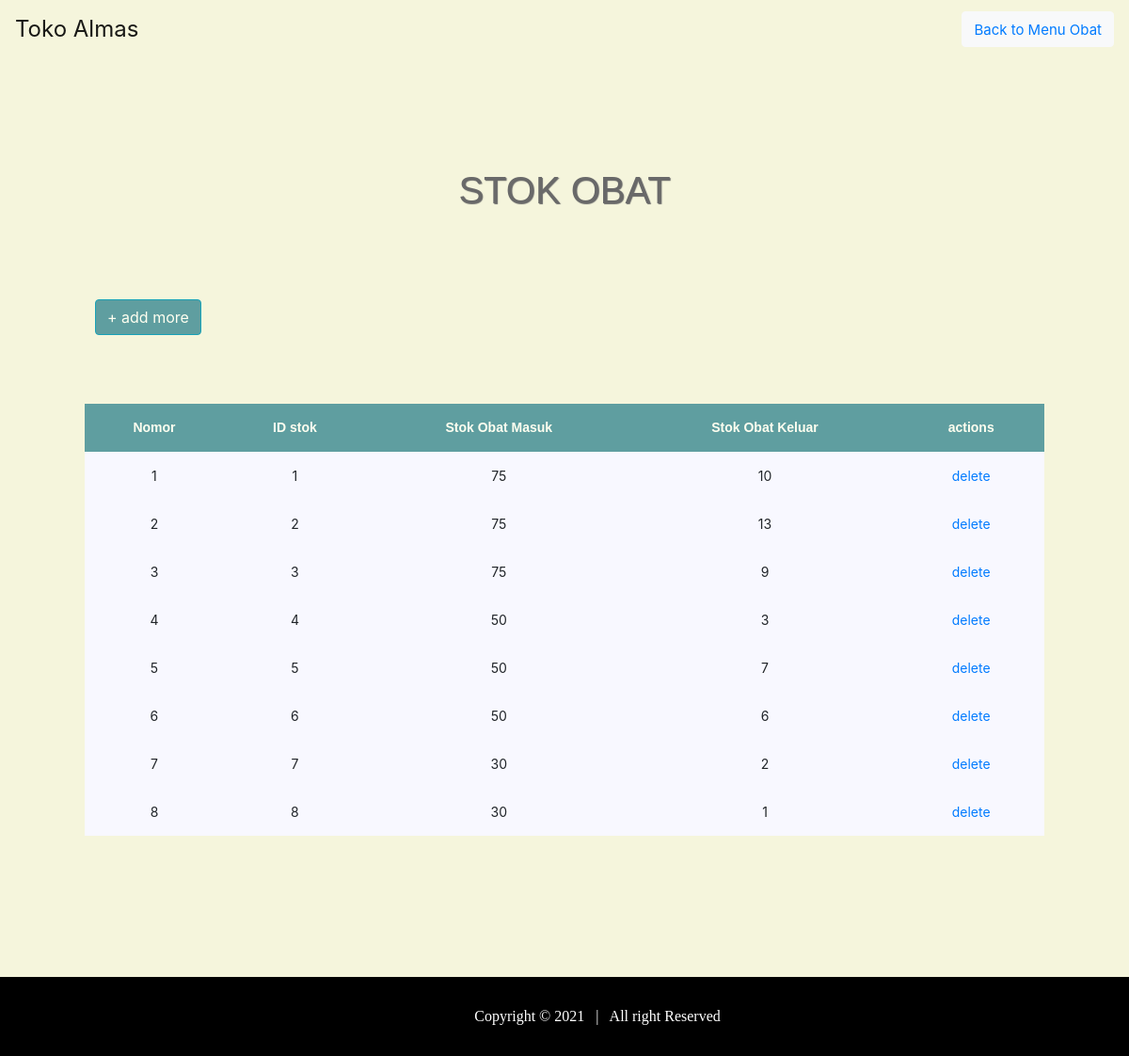
The page /stok.php (signed in) on the database its author committed.
### tables this page shows
CREATE TABLE `stok_obat` (
  `id_stok` int(20) NOT NULL,
  `stok_obat_masuk` int(20) NOT NULL,
  `stok_obat_keluar` int(20) NOT NULL,
  `kode_obat` int(20) NOT NULL,
  `nama_obat` varchar(20) NOT NULL
);

### functions.php (called while the page is built, shortened)
<?php
$conn = mysqli_connect("localhost", "root", "", "almassistem");
function query($query) {
    global $conn;
    $result = mysqli_query($conn, $query);
    $rows = [];
    while ($row = mysqli_fetch_assoc($result)) {
      $rows[] = $row;
    }
    return $rows;
  }
?>

### stok.php (the view, shortened to what this page needs)
<?php
require 'functions.php';
$stok_obat = query("SELECT * FROM stok_obat");
?>
<!DOCTYPE html>
<html lang="en">
<head>
    <link rel="stylesheet" href="https://cdn.jsdelivr.net/npm/bootstrap@4.5.3/dist/css/bootstrap.min.css">
    <link rel="stylesheet" type="text/css" href="style.css">
    <link rel="stylesheet" href="https://cdn.jsdelivr.net/npm/bootstrap@4.5.3/dist/css/bootstrap.min.css">
    <link rel="stylesheet" type="text/css" href="styleobat.css">
</head>
<body>
<header>
        <nav class="navbar navbar-expand-lg navbar-light bg-transparent">
            <a class="navbar-brand text-black" >Toko Almas</a>
            <div class="collapse navbar-collapse" id="navbarSupportedContent">
                <ul class="navbar-nav ml-auto">
                    <li class="nav-item">
                        <button type="button" class="btn btn-light"><a href="menukedua.php" style="font-size: 15px;">Back to Menu Obat</a></button>
                    </li>
                </ul>
            </div>
        </nav>
    </header>
    <p>STOK OBAT</p>
    <button type="button" class="btn btn-info" style="margin-top: 70px; margin-left: 101px; background-color: CadetBlue;"> <a href="tambahstok.php" style="color: Ivory;">+ add more</a></button>
    <br> <br>
    <br>
    <table align="center" border="1" cellpadding="10" cellspacing="0">
        <tr>
            <th>Nomor</th>
            <th>ID stok</th>
            <th> Stok Obat Masuk</th>
            <th> Stok Obat Keluar</th>
            <th>actions</th>
        </tr>
        <?php $i = 1; ?>
        <?php foreach ($stok_obat as $row) : ?>
        <tr>
            <td><?= $i; ?></td>
            <td> <?= $row["id_stok"]; ?> </td>
            <td> <?= $row["stok_obat_masuk"]; ?> </td>
            <td> <?= $row["stok_obat_keluar"]; ?> </td>
            <td>
            <a href="hapusstok.php?id_stok=<?= $row["id_stok"]; ?>"onclick="return confirm('apakan anda yakin akan meenghapus data?');">delete </a>
            </td>
        </tr>
        <?php $i++; ?>
        <?php endforeach; ?>
    </table>
</body>
<footer>
    <div class='footer-left' style="text-align: center;">
          Copyright  &#169; 2021 &nbsp;&nbsp;|&nbsp;&nbsp;  All right Reserved
    </div>
</footer>
</html>

### style.css (style rules this page uses)
.navbar-brand { font-size: 18pt; }

### styleobat.css (style rules this page uses)
.navbar-brand { font-size: 24px; }
body { padding: 0; margin: 0; background-color: Beige; }
p { text-align: center; padding-top: 110px; color: DimGrey; text-shadow: 1px 1px 1px #696969; font-family: Arial, Sans-serif; font-size: 40px; }
table, th, td { text-align: center; border: 1px Ivory; border-collapse: collapse; }
th { background-color: CadetBlue; color: Ivory; font-family: Arial, Helvetica, sans-serif;; font-size: 14px; }
td { background-color: GhostWhite; font-size: 14px; }
th, td { padding: 15px; }
table { margin-top: 25px; margin-bottom: 20px; width: 85%; }
footer { background-color: black; color: white; font-family: 'EB Garamond'; padding: 30px 30px 30px 100px; margin-top: 150px; }

### rows shown on the page
stok_obat: id_stok "1", stok_obat_masuk "75", stok_obat_keluar "10"
stok_obat: id_stok "2", stok_obat_masuk "75", stok_obat_keluar "13"
stok_obat: id_stok "3", stok_obat_masuk "75", stok_obat_keluar "9"
stok_obat: id_stok "4", stok_obat_masuk "50", stok_obat_keluar "3"
stok_obat: id_stok "5", stok_obat_masuk "50", stok_obat_keluar "7"
stok_obat: id_stok "6", stok_obat_masuk "50", stok_obat_keluar "6"
stok_obat: id_stok "7", stok_obat_masuk "30", stok_obat_keluar "2"
stok_obat: id_stok "8", stok_obat_masuk "30", stok_obat_keluar "1"
